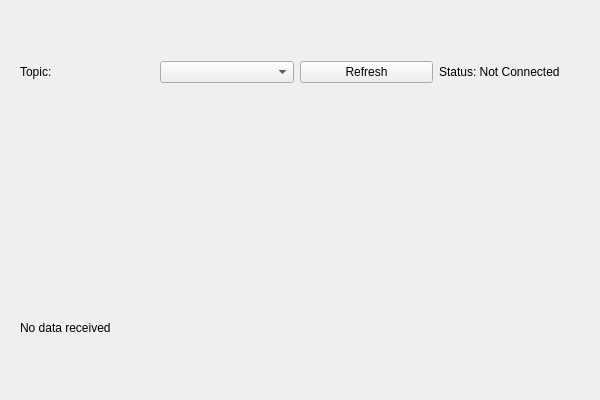
<?xml version="1.0" encoding="UTF-8"?>
<ui version="4.0">
 <class>BaseMonitor</class>
 <widget class="QWidget" name="BaseMonitor">
  <property name="geometry">
   <rect>
    <x>0</x>
    <y>0</y>
    <width>600</width>
    <height>400</height>
   </rect>
  </property>
  <layout class="QVBoxLayout" name="verticalLayout">
   <item>
    <widget class="QFrame" name="controlFrame">
     <layout class="QHBoxLayout" name="horizontalLayout">
      <item>
       <widget class="QLabel" name="topicLabel">
        <property name="text">
         <string>Topic:</string>
        </property>
       </widget>
      </item>
      <item>
       <widget class="QComboBox" name="topicComboBox">
        <property name="minimumWidth">
         <number>200</number>
        </property>
       </widget>
      </item>
      <item>
       <widget class="QPushButton" name="refreshButton">
        <property name="text">
         <string>Refresh</string>
        </property>
       </widget>
      </item>
      <item>
       <widget class="QLabel" name="statusLabel">
        <property name="text">
         <string>Status: Not Connected</string>
        </property>
       </widget>
      </item>
      <item>
       <spacer name="horizontalSpacer">
        <property name="orientation">
         <enum>Qt::Horizontal</enum>
        </property>
       </spacer>
      </item>
     </layout>
    </widget>
   </item>
   <item>
    <widget class="QFrame" name="plotFrame">
     <layout class="QVBoxLayout" name="plotLayout"/>
    </widget>
   </item>
   <item>
    <widget class="QFrame" name="infoFrame">
     <layout class="QHBoxLayout" name="infoLayout">
      <item>
       <widget class="QLabel" name="dataInfoLabel">
        <property name="text">
         <string>No data received</string>
        </property>
       </widget>
      </item>
     </layout>
    </widget>
   </item>
  </layout>
 </widget>
 <resources/>
 <connections/>
</ui>
